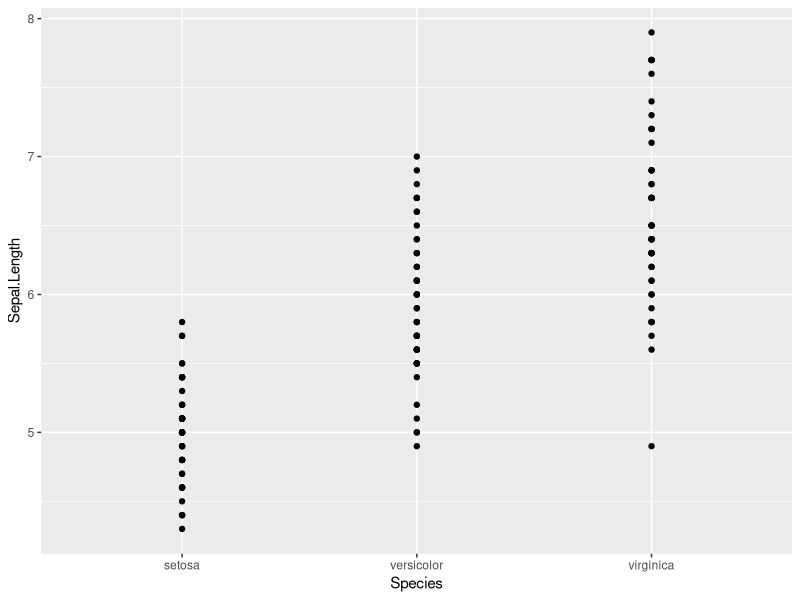
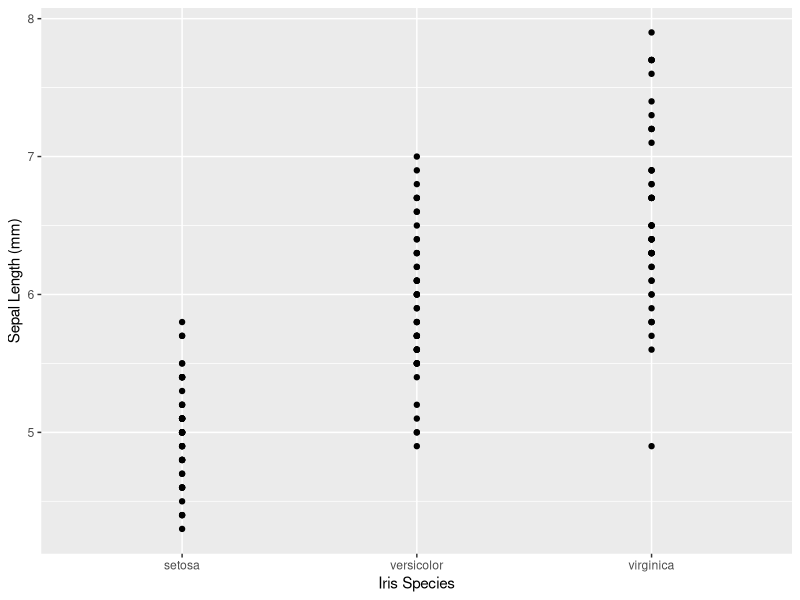
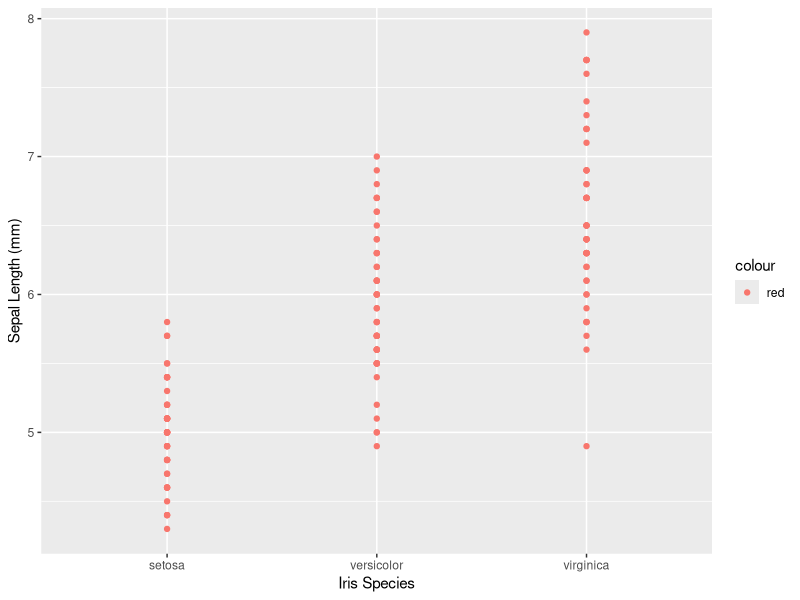
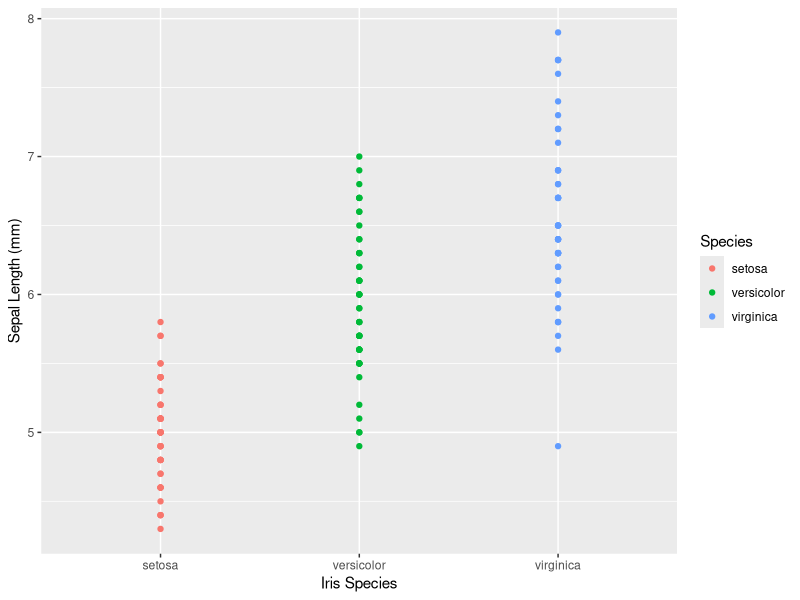
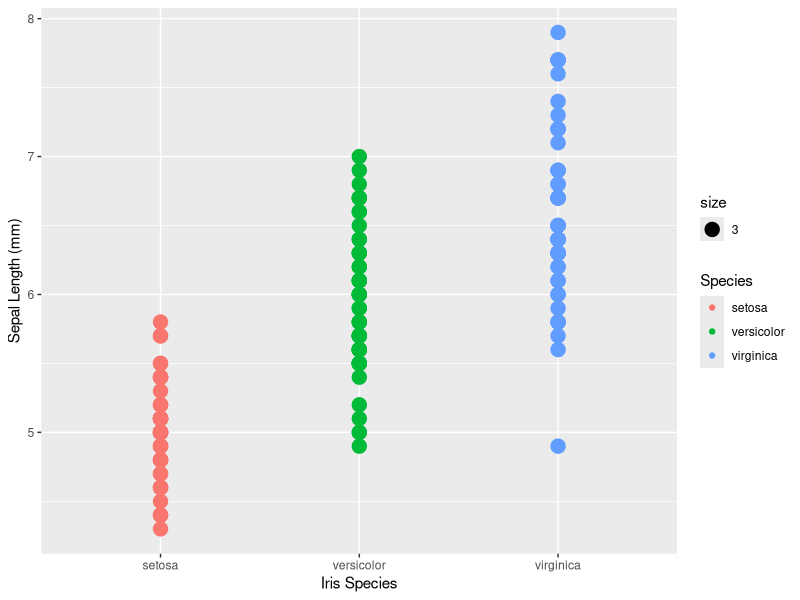
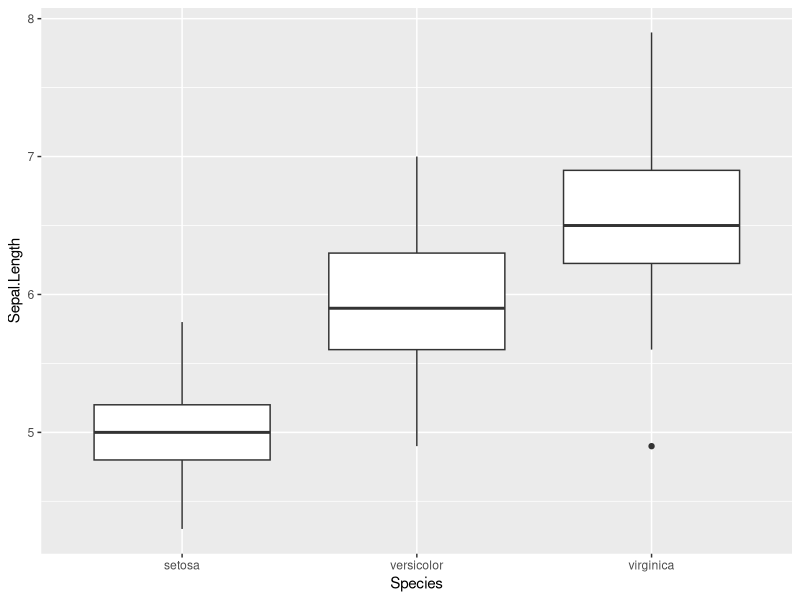
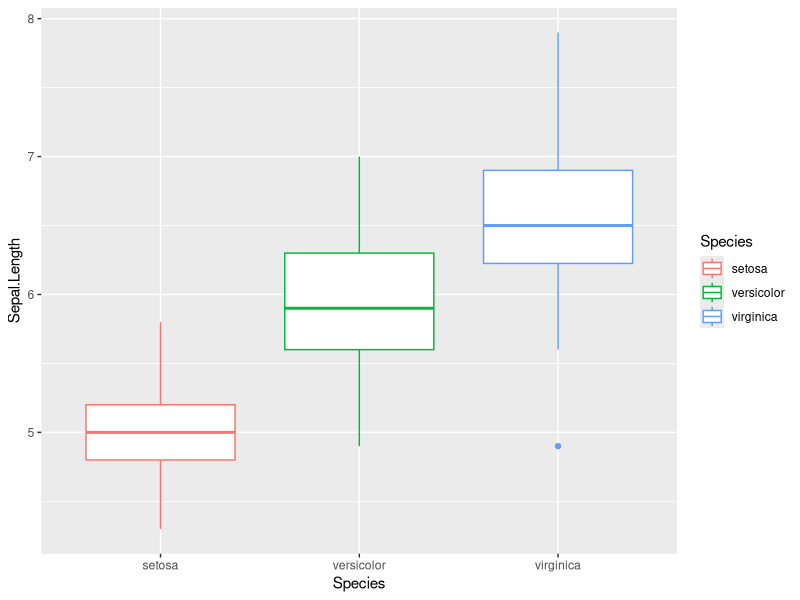
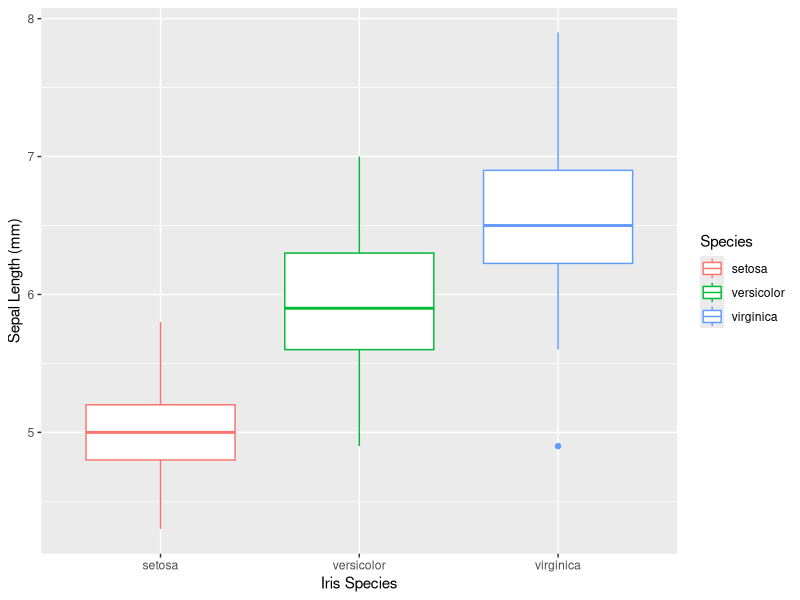

These figures' R source, in order:
## ---- chunk 1
knitr::opts_chunk$set(tidy = F, 
                      warning = F,
                      error = F,
                      message = F,
                      cache = TRUE,
                      fig.margin = TRUE,
                      results="hide",
                      fig.width = 3,
                      fig.height = 2)
## ---- chunk 2
data(iris)

library(ggplot2)
library(cowplot)

          
## ---- chunk 3
qplot(y = Sepal.Length,
      x = Species,    
        data = iris) 
## ---- chunk 4
qplot(y = Sepal.Length,
      x = Species,    
        data = iris) +
  xlab("Iris Species") +      
  ylab ("Sepal Length (mm)" ) 

## ---- chunk 5
qplot(y = Sepal.Length,
      x = Species,    
        data = iris,
      color = "red") +
  xlab("Iris Species") +  
  ylab ("Sepal Length (mm)" )

## ---- chunk 6
#dopt w/color changes
qplot(y = Sepal.Length,
      x = Species,    
        data = iris,
      color = Species) +
  xlab("Iris Species") +  
  ylab ("Sepal Length (mm)")
## ---- chunk 7
#dopt w/color changes
qplot(y = Sepal.Length,
      x = Species,    
        data = iris,
      color = Species,
      size = 3) +
  xlab("Iris Species") +  
  ylab ("Sepal Length (mm)")

## ---- chunk 8
qplot(y = Sepal.Length,
      x = Species,    
        data = iris,
      geom = "boxplot") 
## ---- chunk 9
#dopt w/color changes
qplot(y = Sepal.Length,
      x = Species,    
        data = iris,
      geom = "boxplot",
      color = Species) 
## ---- chunk 10
qplot(y = Sepal.Length,
      x = Species,    
        data = iris,
      geom = "boxplot",
      color = Species) +
  xlab("Iris Species") +  
  ylab ("Sepal Length (mm)")
## ---- chunk 11
qplot(Petal.Length,
      data = iris)
## ---- chunk 12
qplot(Petal.Length,
      data = iris,
      fill = Species)
## ---- chunk 13
qplot(Petal.Length,
      data = iris,
      fill = Species) +  
  xlab ("Sepal Length (mm)")
  
## ---- chunk 14
qplot(Petal.Length,
      data = iris,
      fill = Species,
      facets = Species ~.) 
  
## ---- chunk 15
qplot(Petal.Length,
      data = iris,
      fill = Species,
      facets = Species ~.) +  
  xlab("Sepal Length (mm)")
  
## ---- chunk 16
qplot(Petal.Length,
      data = iris,
      fill = Species,
      main = "Iris species histograms",
      facets = Species ~.) +  
  xlab ("Sepal Length (mm)")
